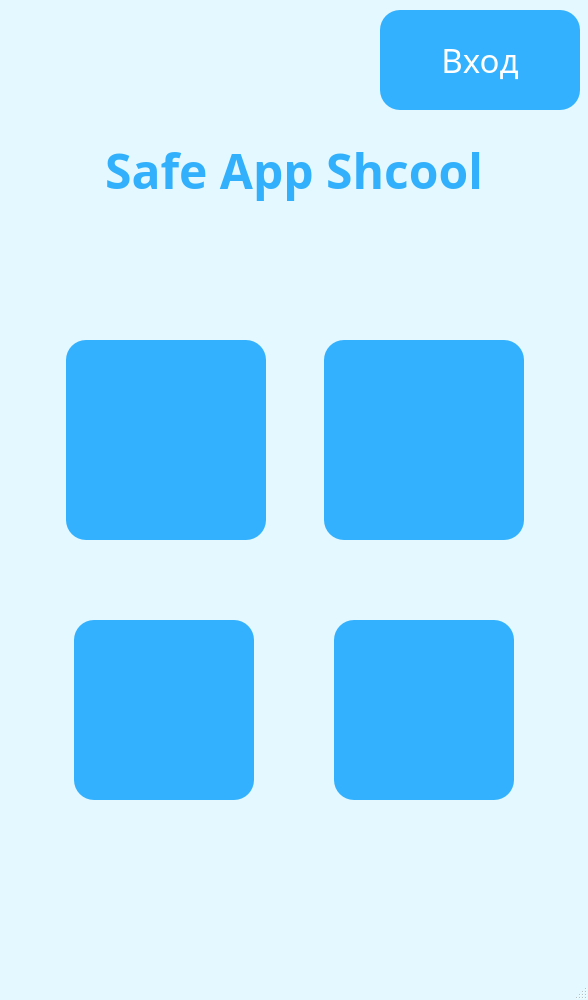
<?xml version="1.0" encoding="UTF-8"?>
<ui version="4.0">
 <class>MainWindow</class>
 <widget class="QMainWindow" name="MainWindow">
  <property name="geometry">
   <rect>
    <x>0</x>
    <y>0</y>
    <width>588</width>
    <height>1000</height>
   </rect>
  </property>
  <property name="minimumSize">
   <size>
    <width>588</width>
    <height>1000</height>
   </size>
  </property>
  <property name="maximumSize">
   <size>
    <width>588</width>
    <height>1000</height>
   </size>
  </property>
  <property name="windowTitle">
   <string>Главная</string>
  </property>
  <property name="windowIcon">
   <iconset>
    <normaloff>../app_image/maps.png</normaloff>../app_image/maps.png</iconset>
  </property>
  <property name="styleSheet">
   <string notr="true">QMainWindow {
	background-color: rgb(228, 249, 255);
}
QPushButton {
	background-color: rgb(51, 177, 255);
	border-radius: 20px;
	font: 10pt &quot;Arial&quot;;
	color: rgb(255, 255, 255);
}
QPushButton:hover {
	border-radius: 24px;
	background-color: rgb(52, 202, 232);
}
QPushButton:pressed {
	border-radius: 28px;
	background-color: rgb(0, 222, 0);
}</string>
  </property>
  <widget class="QWidget" name="centralwidget">
   <widget class="QPushButton" name="pushButton">
    <property name="geometry">
     <rect>
      <x>66</x>
      <y>340</y>
      <width>200</width>
      <height>200</height>
     </rect>
    </property>
    <property name="text">
     <string/>
    </property>
    <property name="icon">
     <iconset>
      <normaloff>../app_image/home.png</normaloff>../app_image/home.png</iconset>
    </property>
    <property name="iconSize">
     <size>
      <width>190</width>
      <height>190</height>
     </size>
    </property>
   </widget>
   <widget class="QPushButton" name="pushButton_2">
    <property name="geometry">
     <rect>
      <x>324</x>
      <y>340</y>
      <width>200</width>
      <height>200</height>
     </rect>
    </property>
    <property name="text">
     <string/>
    </property>
    <property name="icon">
     <iconset>
      <normaloff>../app_image/school.png</normaloff>../app_image/school.png</iconset>
    </property>
    <property name="iconSize">
     <size>
      <width>180</width>
      <height>180</height>
     </size>
    </property>
   </widget>
   <widget class="QPushButton" name="pushButton_3">
    <property name="geometry">
     <rect>
      <x>74</x>
      <y>620</y>
      <width>180</width>
      <height>180</height>
     </rect>
    </property>
    <property name="layoutDirection">
     <enum>Qt::LeftToRight</enum>
    </property>
    <property name="text">
     <string/>
    </property>
    <property name="icon">
     <iconset>
      <normaloff>../app_image/info.png</normaloff>../app_image/info.png</iconset>
    </property>
    <property name="iconSize">
     <size>
      <width>160</width>
      <height>160</height>
     </size>
    </property>
    <property name="autoRepeatDelay">
     <number>300</number>
    </property>
   </widget>
   <widget class="QPushButton" name="pushButton_4">
    <property name="geometry">
     <rect>
      <x>334</x>
      <y>620</y>
      <width>180</width>
      <height>180</height>
     </rect>
    </property>
    <property name="layoutDirection">
     <enum>Qt::LeftToRight</enum>
    </property>
    <property name="text">
     <string/>
    </property>
    <property name="icon">
     <iconset>
      <normaloff>../app_image/setting.png</normaloff>../app_image/setting.png</iconset>
    </property>
    <property name="iconSize">
     <size>
      <width>160</width>
      <height>160</height>
     </size>
    </property>
    <property name="autoRepeatDelay">
     <number>300</number>
    </property>
   </widget>
   <widget class="QLabel" name="label">
    <property name="geometry">
     <rect>
      <x>0</x>
      <y>120</y>
      <width>588</width>
      <height>100</height>
     </rect>
    </property>
    <property name="font">
     <font>
      <family>Alba</family>
      <pointsize>36</pointsize>
      <weight>75</weight>
      <bold>true</bold>
     </font>
    </property>
    <property name="styleSheet">
     <string notr="true">QLabel {
	color: rgb(51, 176, 252);
}</string>
    </property>
    <property name="text">
     <string>Safe App Shcool</string>
    </property>
    <property name="textFormat">
     <enum>Qt::PlainText</enum>
    </property>
    <property name="alignment">
     <set>Qt::AlignCenter</set>
    </property>
   </widget>
   <widget class="QPushButton" name="pushButton_5">
    <property name="geometry">
     <rect>
      <x>380</x>
      <y>10</y>
      <width>200</width>
      <height>100</height>
     </rect>
    </property>
    <property name="font">
     <font>
      <family>Arial Black</family>
      <pointsize>25</pointsize>
      <weight>10</weight>
      <italic>false</italic>
      <bold>false</bold>
     </font>
    </property>
    <property name="layoutDirection">
     <enum>Qt::LeftToRight</enum>
    </property>
    <property name="styleSheet">
     <string notr="true">QPushButton {
	font: 87 25pt &quot;Arial Black&quot;;
}</string>
    </property>
    <property name="text">
     <string>Вход</string>
    </property>
    <property name="iconSize">
     <size>
      <width>130</width>
      <height>130</height>
     </size>
    </property>
    <property name="autoRepeatDelay">
     <number>300</number>
    </property>
   </widget>
  </widget>
  <widget class="QStatusBar" name="statusbar"/>
 </widget>
 <resources/>
 <connections/>
</ui>
